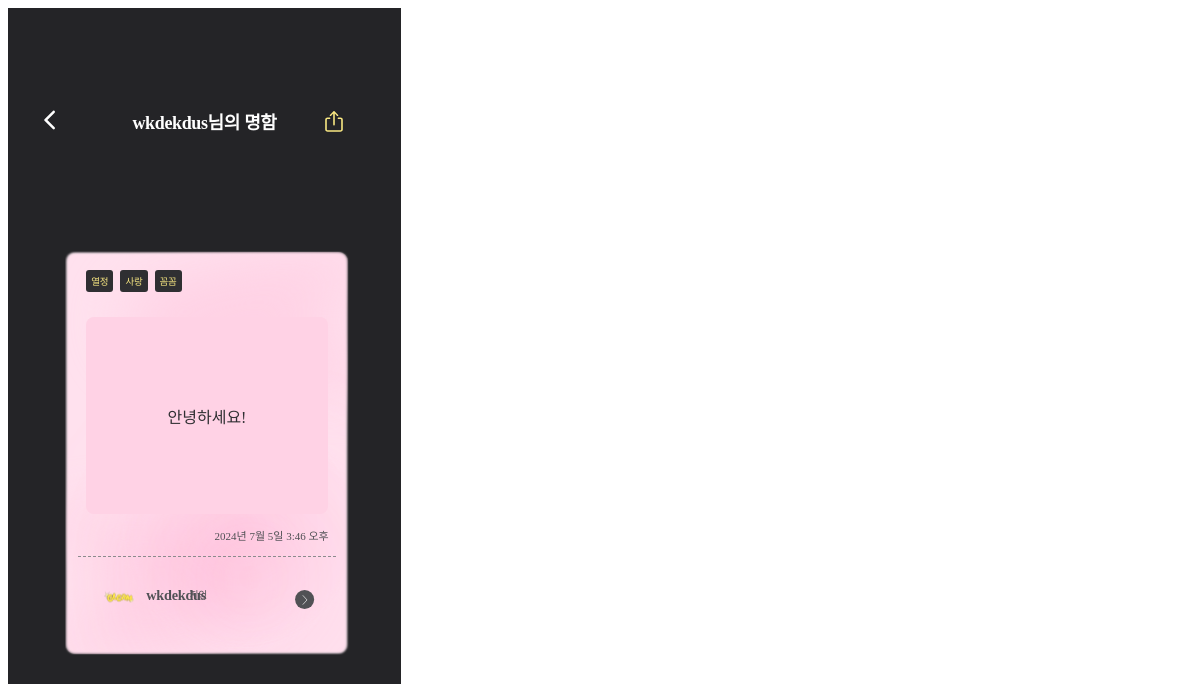
The page /cards/cardBack/1/ on the database its author committed.
### users/models.py (models this page shows)
class User(AbstractUser):
    email = models.EmailField(max_length=30, unique=True, null=False, blank=False)
    def __str__(self):
        return f'{self.username}'

### articleapp/models.py (models this page shows, shortened)
class Article(models.Model):
    keyword = models.TextField(max_length=20)
    keyword2 = models.TextField(max_length=20)
    keyword3 = models.TextField(max_length=20)
    POSITION_CHOICES = [
        ('family', '가족'),
        ('friend', '지인'),
        ('superior', '직장상사'),
        ('etc', '기타'),
    ]
    user = models.ForeignKey(settings.AUTH_USER_MODEL, on_delete=models.CASCADE, default=True)  # 사용자
    content = models.TextField() #내용
    name = models.TextField()  # 이름
    position = models.CharField(max_length=10, choices=POSITION_CHOICES)
    created_at = models.DateTimeField(auto_now_add=True)

### cards/views.py (the view)
# urls.py: path('cardBack/<int:id>/', cardBack, name = "cardBack"), # 명함 뒤 조회
def cardBack(request, id):
    card = get_object_or_404(Card, id=id)
    writer = card.user
    selected_article = card.selected_article
    return render(request, "cardBack.html", {'card' : card, 'selected_article': selected_article, 'writer' : writer})

### cards/templates/cardBack.html (shortened to what this page needs)
{% load static %}
<!DOCTYPE html>
<html lang="en">
<head>
    <link rel="stylesheet" href="{% static 'css/cardBack.css' %}">
</head>
<body>
    <div class="container" id="container">
        <header class="header">
            <button class="backBtn" type="button">
                <img src="{% static 'img/backBtn.svg' %}" alt="뒤로가기 버튼">
            </button>
            <h1 class="title">{{ writer }}님의 명함</h1>
            <button class="shareBtn">
                <img src="{% static 'img/shareBtn.svg' %}" alt="공유하기 버튼">
            </button>
        </header>
        <div class="dummy">
        </div>
        <div class="carousel">
            <div class="cards-container" id="cards-container">
                {% if selected_article %}
                <div class="card" style="background-image: url('{% static "img/cardpink.svg" %}')">
                    <a href="{% url 'cards:mycardFront' %}">
                        <div class="first">
                            <div class="tags">
                                <div class="tag">{{ selected_article.keyword }}</div>
                                <div class="tag">{{ selected_article.keyword2 }}</div>
                                <div class="tag">{{ selected_article.keyword3 }}</div>
                            </div>
                        </div>
                        <div class="main">
                            <div class="content" style="background-color: {% cycle '#FFD2E5' '#FDF2AF' '#AFC5FD' %}">
                                {{ selected_article.content }}
                            </div>
                            <div class="writeDate">{{ selected_article.created_at }}</div>
                        </div>
                    </a>
                    <a href="{% url 'cards:cardFront' selected_article.writer.id %}">
                        <div class="clickable-area">
                            <img src="{% static 'img/initPhoto.svg' %}" class="callerPhoto" alt="Writer Photo">
                            <div class="whole">
                                <div class="top">
                                    <div class="othersName">{{ selected_article.user }}</div>
                                    <div class="relation">{{ selected_article.get_position_display }}</div>
                                </div>
                            </div>
                            <div class="go">
                                <img src="{% static 'img/detailBtn.svg' %}" alt="Detail Button">
                            </div>
                        </div>
                    </a>
                </div>
                {% endif %}
            </div>
        </div>
    </div>
</body>
</html>

### static/css/cardBack.css (style rules this page uses)
.container { width: 393px; height: 852px; font-family: "pretendard"; background: #242427; color: #ffffff; overflow: hidden; }
.header { margin: 88px 24px 0px 24px; display: flex; align-items: center; }
.backBtn { background: none; border: none; cursor: pointer; }
.title { flex-grow: 1; text-align: center; font-size: 18px; font-style: normal; font-weight: 700; letter-spacing: -0.36px; }
.shareBtn { background: #242427; border: #242427; cursor: pointer; position: relative; right: 25px; top: 3px; }
.carousel { position: relative; margin-top: 117px; width: 80%; display: block; margin: 0 auto; text-align: center; }
.cards-container { display: flex; transition: 300ms ease-in-out; }
.card { min-width: 90%; margin-top: 42px; margin-left: 18px; margin-right: 13px; width: 286px; height: 406px; border-radius: 8px; background: no-repeat center center; background-size: cover; box-sizing: border-box; text-align: left; color: #515155; position: relative; }
.first { margin: 20px 21px 13px 21px; display: flex; flex-direction: column; }
.tags { display: flex; flex-direction: row; margin-bottom: 12px; }
.tag { margin-right: 7px; padding: 4px 5px; border-radius: 3px; background: #2f2f32; overflow: hidden; color: #f9e882; text-align: center; text-overflow: ellipsis; font-size: 9.5px; font-style: normal; font-weight: 400; letter-spacing: -0.191px; }
.content { color: #2f2f32; text-align: center; margin: 10px 21px; border-radius: 8px; display: flex; height: 165px; padding: 16px 14px; justify-content: center; align-items: center; }
.writeDate { font-size: 11px; color: #515155; text-align: right; margin-right: 20px; margin-top: 13px; }
a { color: inherit; text-decoration: none; }
.clickable-area { display: flex; align-items: center; padding: 20px 21px; margin: 13px; border-top: 1.5px dashed #8c8c8e; color: #515155; }
.callerPhoto { width: 40px; height: 40px; border-radius: 50%; }
.whole { margin-left: 7px; }
.top, .down { display: flex; align-items: center; }
.top { margin-bottom: 4px; }
.othersName { font-weight: 700; margin-right: 7px; width: 36.546px; height: 16.684px; font-size: 14.301px; line-height: 16.684px; letter-spacing: -0.286px; }
.belong, .relation, .detail { margin-right: 7px; font-size: 9.534px; font-weight: 400; line-height: 15.095px; letter-spacing: -0.191px; }
.go { margin-left: auto; margin-top: 10px; }

### rows shown on the page
User: username "wkdekdus"
Article: keyword "열정", keyword2 "사랑", keyword3 "꼼꼼", content "안녕하세요!", created_at "2024년 7월 5일 3:46 오후", user "wkdekdus", position "지인"
